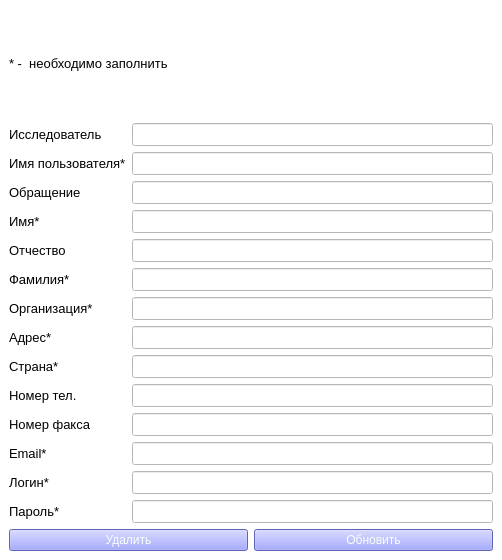
<?xml version="1.0" encoding="UTF-8"?>
<ui version="4.0">
 <class>SignOn</class>
 <widget class="QMainWindow" name="SignOn">
  <property name="geometry">
   <rect>
    <x>0</x>
    <y>0</y>
    <width>502</width>
    <height>560</height>
   </rect>
  </property>
  <property name="windowTitle">
   <string>Изменение</string>
  </property>
  <property name="windowIcon">
   <iconset>
    <normaloff>venv/ico.gif</normaloff>venv/ico.gif</iconset>
  </property>
  <property name="styleSheet">
   <string notr="true">background-color: rgb(255, 255, 255);</string>
  </property>
  <widget class="QWidget" name="centralwidget">
   <layout class="QVBoxLayout" name="verticalLayout">
    <item>
     <widget class="QLabel" name="label_15">
      <property name="font">
       <font>
        <pointsize>10</pointsize>
       </font>
      </property>
      <property name="text">
       <string>* -  необходимо заполнить</string>
      </property>
     </widget>
    </item>
    <item>
     <layout class="QFormLayout" name="formLayout">
      <item row="0" column="0">
       <widget class="QLabel" name="label">
        <property name="font">
         <font>
          <pointsize>10</pointsize>
         </font>
        </property>
        <property name="text">
         <string>Исследователь</string>
        </property>
       </widget>
      </item>
      <item row="0" column="1">
       <widget class="QLineEdit" name="lineEdit">
        <property name="font">
         <font>
          <pointsize>10</pointsize>
         </font>
        </property>
       </widget>
      </item>
      <item row="1" column="0">
       <widget class="QLabel" name="label_2">
        <property name="font">
         <font>
          <pointsize>10</pointsize>
         </font>
        </property>
        <property name="text">
         <string>Имя пользователя*</string>
        </property>
       </widget>
      </item>
      <item row="1" column="1">
       <widget class="QLineEdit" name="lineEdit_2">
        <property name="font">
         <font>
          <pointsize>10</pointsize>
         </font>
        </property>
       </widget>
      </item>
      <item row="2" column="0">
       <widget class="QLabel" name="label_3">
        <property name="font">
         <font>
          <pointsize>10</pointsize>
         </font>
        </property>
        <property name="text">
         <string>Обращение</string>
        </property>
       </widget>
      </item>
      <item row="2" column="1">
       <widget class="QLineEdit" name="lineEdit_3">
        <property name="font">
         <font>
          <pointsize>10</pointsize>
         </font>
        </property>
       </widget>
      </item>
      <item row="3" column="0">
       <widget class="QLabel" name="label_4">
        <property name="font">
         <font>
          <pointsize>10</pointsize>
         </font>
        </property>
        <property name="frameShape">
         <enum>QFrame::NoFrame</enum>
        </property>
        <property name="text">
         <string>Имя*</string>
        </property>
       </widget>
      </item>
      <item row="3" column="1">
       <widget class="QLineEdit" name="lineEdit_4">
        <property name="font">
         <font>
          <pointsize>10</pointsize>
         </font>
        </property>
       </widget>
      </item>
      <item row="4" column="0">
       <widget class="QLabel" name="label_5">
        <property name="font">
         <font>
          <pointsize>10</pointsize>
         </font>
        </property>
        <property name="text">
         <string>Отчество</string>
        </property>
       </widget>
      </item>
      <item row="4" column="1">
       <widget class="QLineEdit" name="lineEdit_5">
        <property name="font">
         <font>
          <pointsize>10</pointsize>
         </font>
        </property>
       </widget>
      </item>
      <item row="5" column="0">
       <widget class="QLabel" name="label_6">
        <property name="font">
         <font>
          <pointsize>10</pointsize>
         </font>
        </property>
        <property name="text">
         <string>Фамилия*</string>
        </property>
       </widget>
      </item>
      <item row="5" column="1">
       <widget class="QLineEdit" name="lineEdit_6">
        <property name="font">
         <font>
          <pointsize>10</pointsize>
         </font>
        </property>
       </widget>
      </item>
      <item row="6" column="0">
       <widget class="QLabel" name="label_7">
        <property name="font">
         <font>
          <pointsize>10</pointsize>
         </font>
        </property>
        <property name="text">
         <string>Организация*</string>
        </property>
       </widget>
      </item>
      <item row="6" column="1">
       <widget class="QLineEdit" name="lineEdit_7">
        <property name="font">
         <font>
          <pointsize>10</pointsize>
         </font>
        </property>
       </widget>
      </item>
      <item row="7" column="0">
       <widget class="QLabel" name="label_8">
        <property name="font">
         <font>
          <pointsize>10</pointsize>
         </font>
        </property>
        <property name="text">
         <string>Адрес*</string>
        </property>
       </widget>
      </item>
      <item row="7" column="1">
       <widget class="QLineEdit" name="lineEdit_8">
        <property name="font">
         <font>
          <pointsize>10</pointsize>
         </font>
        </property>
       </widget>
      </item>
      <item row="8" column="0">
       <widget class="QLabel" name="label_12">
        <property name="font">
         <font>
          <pointsize>10</pointsize>
         </font>
        </property>
        <property name="text">
         <string>Страна*</string>
        </property>
       </widget>
      </item>
      <item row="8" column="1">
       <widget class="QLineEdit" name="lineEdit_11">
        <property name="font">
         <font>
          <pointsize>10</pointsize>
         </font>
        </property>
       </widget>
      </item>
      <item row="9" column="0">
       <widget class="QLabel" name="label_9">
        <property name="font">
         <font>
          <pointsize>10</pointsize>
         </font>
        </property>
        <property name="text">
         <string>Номер тел.</string>
        </property>
       </widget>
      </item>
      <item row="9" column="1">
       <widget class="QLineEdit" name="lineEdit_9">
        <property name="font">
         <font>
          <pointsize>10</pointsize>
         </font>
        </property>
       </widget>
      </item>
      <item row="10" column="0">
       <widget class="QLabel" name="label_10">
        <property name="font">
         <font>
          <pointsize>10</pointsize>
         </font>
        </property>
        <property name="text">
         <string>Номер факса</string>
        </property>
       </widget>
      </item>
      <item row="10" column="1">
       <widget class="QLineEdit" name="lineEdit_10">
        <property name="font">
         <font>
          <pointsize>10</pointsize>
         </font>
        </property>
       </widget>
      </item>
      <item row="11" column="0">
       <widget class="QLabel" name="label_11">
        <property name="font">
         <font>
          <pointsize>10</pointsize>
         </font>
        </property>
        <property name="text">
         <string>Email*</string>
        </property>
       </widget>
      </item>
      <item row="11" column="1">
       <widget class="QLineEdit" name="lineEdit_12">
        <property name="font">
         <font>
          <pointsize>10</pointsize>
         </font>
        </property>
       </widget>
      </item>
      <item row="12" column="0">
       <widget class="QLabel" name="label_13">
        <property name="font">
         <font>
          <pointsize>10</pointsize>
         </font>
        </property>
        <property name="text">
         <string>Логин*</string>
        </property>
       </widget>
      </item>
      <item row="12" column="1">
       <widget class="QLineEdit" name="lineEdit_13">
        <property name="font">
         <font>
          <pointsize>10</pointsize>
         </font>
        </property>
       </widget>
      </item>
      <item row="13" column="0">
       <widget class="QLabel" name="label_14">
        <property name="font">
         <font>
          <pointsize>10</pointsize>
         </font>
        </property>
        <property name="text">
         <string>Пароль*</string>
        </property>
       </widget>
      </item>
      <item row="13" column="1">
       <widget class="QLineEdit" name="lineEdit_14">
        <property name="font">
         <font>
          <pointsize>10</pointsize>
         </font>
        </property>
       </widget>
      </item>
     </layout>
    </item>
    <item>
     <layout class="QHBoxLayout" name="horizontalLayout">
      <item>
       <widget class="QPushButton" name="pushButton_2">
        <property name="styleSheet">
         <string notr="true">background-color:rgb(133, 139, 255);color:rgb(247, 255, 251);
font: 10pt &quot;MS Shell Dlg 2&quot;;
</string>
        </property>
        <property name="text">
         <string>Удалить</string>
        </property>
       </widget>
      </item>
      <item>
       <widget class="QPushButton" name="pushButton">
        <property name="styleSheet">
         <string notr="true">background-color:rgb(133, 139, 255);color:rgb(247, 255, 251);
font: 10pt &quot;MS Shell Dlg 2&quot;;</string>
        </property>
        <property name="text">
         <string>Обновить</string>
        </property>
       </widget>
      </item>
     </layout>
    </item>
   </layout>
  </widget>
 </widget>
 <resources/>
 <connections/>
</ui>
